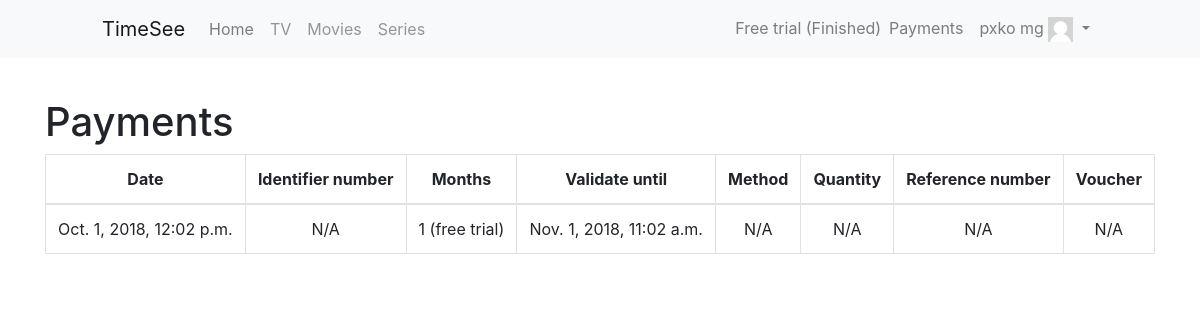
The page /payments/history/ (signed in) on the database as committed earlier.
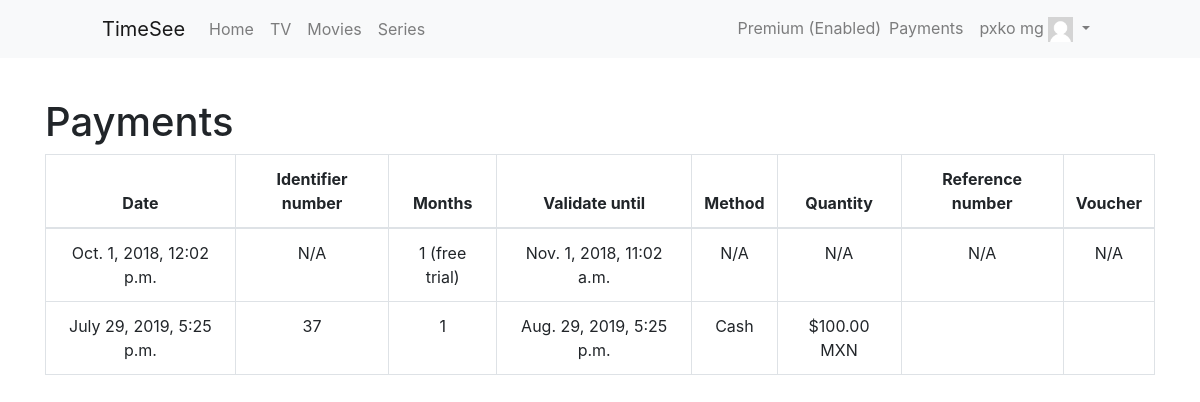
The same page on the database as committed later.
### accounts/models.py (models this page shows, shortened)
class Profile(models.Model):
	country_choices = (
		("MX", "Mexico"),
		("USA", "United States of America"),
	)
	user = models.OneToOneField(User, on_delete=models.CASCADE)
	photo = models.ImageField(upload_to="users/%Y/%m/%d", blank=True, default="/userDefault.png")
	phone = models.CharField(max_length=13, blank=True, null=True)
	country = models.CharField(max_length=10, choices=country_choices)
	is_enabled = models.BooleanField(default=True)
	monthly_payment = models.DecimalField(decimal_places=2, max_digits=5, null=True, blank=True)
	foreign_currency = models.CharField(max_length=10, null=True, blank=True)
	free_trial_deadline = models.DateTimeField(null=True, blank=True)
	is_premium = models.BooleanField(default=False)
	def update_status(self):
		if self.user.is_staff == False:
			now = timezone.now()
			last_payment = Payment.objects.filter(user=self.user).last()
			if last_payment is None:
				self.is_premium = False
				if now > self.user.profile.free_trial_deadline:
					self.is_enabled = False
				else:
					self.is_enabled = True
			else:
				self.is_premium = True
				if now > last_payment.deadline:
					self.is_enabled = False
				else:
					self.is_enabled = True
			self.save()
	def save(self, *args, **kwargs):
		if self.user.is_staff == False:
			if self.country == "USA":
				self.foreign_currency = "USD"
				self.monthly_payment = 10
			elif self.country == "MX":
				self.foreign_currency = "MXN"
				self.monthly_payment = 100
			self.free_trial_deadline = self.user.date_joined + relativedelta(months=1)
		super(Profile, self).save(*args, **kwargs)

### payments/models.py (models this page shows, shortened)
class Payment(models.Model):
	months_choices = [(i,i) for i in range((1),(13))]
	method_choices = (
		('Cash' , 'Cash'),
		('Deposit' , 'Deposit'),
	)
	user = models.ForeignKey(User, on_delete=models.CASCADE, related_name="user")
	quantity = models.DecimalField(decimal_places=2, max_digits=7)
	months = models.IntegerField(choices=months_choices, default=1)
	deadline = models.DateTimeField(null=True, blank=True)
	method = models.CharField(choices=method_choices, default="Cash", max_length=10)
	reference_number = models.CharField(max_length=30, null=True, blank=True)
	voucher = models.ImageField(upload_to="voucher/%Y/%m/%d", null=True, blank=True)
	created = models.DateTimeField(default=timezone.now)
	author = models.ForeignKey(User, on_delete=models.CASCADE, related_name="author", default=1)

### payments/views.py (the view, shortened to what this page needs)
# urls.py: url('history/(?P<username>[-\w]+)/$', views.PaymentsListView.as_view(), name="PaymentsListClient"),
class PaymentsListView(View):
	@method_decorator(login_required)
	def get(self, request, username=None):
		template_name = 'payments/list_payments.html'
		if request.user.is_staff:
			author = get_object_or_404(User, username=request.user.username)
			user = User.objects.get(username=username)
			form = PaymentCreateForm(user=user, author=author)
		else:
			user = User.objects.get(username=request.user.username)
			form = None
			user.profile.update_status()
		payments = Payment.objects.filter(user=user)
		context = {
			'user': user,
			'payments': payments,
			'form': form,
		}
		return render(request, template_name, context)

### payments/templates/payments/list_payments.html (shortened to what this page needs)
{%extends 'base.html'%}
{%block content%}
<div class="row">
	<div class="col-12">
		<h1>Payments</h1>
	</div>
	<div class="col-12">
		<div class="table-responsive">
			<table class="table table-bordered text-center">
				<thead>
					<tr>
						<th>Date</th>
						<th>Identifier number</th>
						<th>Months</th>
						<th>Validate until</th>
						<th>Method</th>
						<th>Quantity</th>
						<th>Reference number</th>
						<th>Voucher</th>
					</tr>
				</thead>
				<tbody>
					<tr>
						<td>{{user.date_joined}}</td>
						<td>N/A</td>
						<td>1 (free trial)</td>
						<td>{{user.profile.free_trial_deadline}}</td>
						<td>N/A</td>
						<td>N/A</td>
						<td>N/A</td>
						<td>N/A</td>
					</tr>
		{%for payment in payments%}
					<tr>
						<td>{{payment.created}}</td>
						<td>{{payment.pk}}</td>
						<td>{{payment.months}}</td>
						<td>{{payment.deadline}}</td>
						<td>{{payment.method}}</td>
						<td>${{payment.quantity}} {{user.profile.foreign_currency}}</td>
						<td>{%if payment.reference_number%}{{payment.reference_number}}{%endif%}</td>
						<td>{%if payment.voucher%}<a href="{{payment.voucher.url}}">See</a>{%endif%}</td>
					</tr>
		{%endfor%}
				</tbody>
			</table>
		</div>
	</div>
</div>
{%endblock content%}

### templates/base.html (shortened to what this page needs)
{% load static%}
<!DOCTYPE html>
<html lang="en">
	<head>
		<link rel="stylesheet" type="text/css" href="{%static '/css/styles.css'%}">
    <link rel="stylesheet" href="https://maxcdn.bootstrapcdn.com/bootstrap/4.0.0/css/bootstrap.min.css">
	</head>
	<body>
    <nav class="navbar navbar-expand-lg navbar-light bg-light">
      <a class="navbar-brand" href="{%if request.user.is_authenticated == False%}{%url 'main:Main'%}{%endif%}">TimeSee</a>
      {%if request.user.is_authenticated%}
      <div class="collapse navbar-collapse" id="navbarTogglerDemo02">
        <ul class="navbar-nav mr-auto mt-2 mt-lg-0">
          <li class="nav-item">
            <a class="nav-link" href="{%url 'accounts:Home'%}">Home <span class="sr-only">(current)</span></a>
          </li>
          <li class="nav-item {%if request.user.profile.is_enabled == False%}disabled{%endif%}">
            <a class="nav-link" href="{%url 'TV:ChannelsList'%}">TV</a>
          </li>
          <li class="nav-item {%if request.user.profile.is_enabled == False%}disabled{%endif%}">
            <a class="nav-link" href="{%url 'Movies:MoviesList'%}">Movies</a>
          </li>
          <li class="nav-item {%if request.user.profile.is_enabled == False%}disabled{%endif%}">
            <a class="nav-link" href="{%url 'Series:SeriesList'%}">Series</a>
          </li>
        </ul>
        <ul class="navbar-nav ml-auto">
        {%if request.user.is_staff is False%}
          <span class="navbar-text">
            {%if request.user.profile.is_premium == True and request.user.profile.is_enabled == True%}Premium (Enabled) {%elif request.user.profile.is_premium == True and request.user.profile.is_enabled == False%}Premium (Locked){%elif request.user.profile.is_premium == False and request.user.profile.is_enabled == True%}Free trial (Enable){%else%} Free trial (Finished) {%endif%}
          </span>
          <li class="nav-item">
            <a class="nav-link" href="{%url 'payments:PaymentsList'%}">Payments</a>
          </li>
        {%endif%}
          <li class="nav-item dropdown">
            <a class="nav-link dropdown-toggle" href="#" id="navbarDropdownMenuLink" data-toggle="dropdown" aria-haspopup="true" aria-expanded="false">
              {{request.user.get_full_name}}
              <img src="{{request.user.profile.photo.url}}" class="myphoto">
            </a>
          </li>
        </ul>
      </div>
      {%endif%}
    </nav>
		<section class="container content">
      {%block content%}
			{%endblock content%}
  	</section>
	</body>
</html>

### static/css/styles.css (style rules this page uses)
.content, .sub-title { padding-top: 40px; }
.myphoto { height: 25px; width: 25px; }
@media screen and (min-width: 992px) { .navbar-brand { padding-left: 86px; } }
@media screen and (min-width: 992px) { .ml-auto { padding-right: 86px; } }

Rows that differ between the two databases and show on the page:
added Payment: created "July 29, 2019, 5:25 p.m.", pk "37", months "1", deadline "Aug. 29, 2019, 5:25 p.m.", method "Cash", quantity "100.00", {{ user.profile.foreign_currency }} "MXN"
Other text that changed with them:
text no longer shown: "Free trial (Finished)"
text now shown: "Premium (Enabled)"
